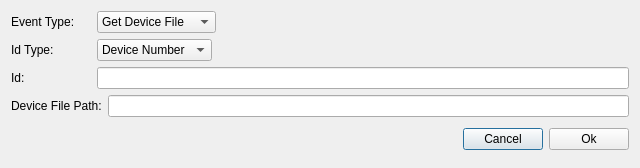
<?xml version="1.0" encoding="UTF-8"?>
<ui version="4.0">
 <class>CAddEventDlg</class>
 <widget class="QDialog" name="CAddEventDlg">
  <property name="geometry">
   <rect>
    <x>0</x>
    <y>0</y>
    <width>640</width>
    <height>168</height>
   </rect>
  </property>
  <property name="windowTitle">
   <string>Dialog</string>
  </property>
  <layout class="QGridLayout" name="gridLayout">
   <item row="3" column="0">
    <layout class="QHBoxLayout" name="horizontalLayout_4">
     <item>
      <widget class="QLabel" name="ParaNameLabel">
       <property name="minimumSize">
        <size>
         <width>80</width>
         <height>0</height>
        </size>
       </property>
       <property name="text">
        <string>Device File Path:</string>
       </property>
      </widget>
     </item>
     <item>
      <widget class="QLineEdit" name="ParaLineEdit"/>
     </item>
    </layout>
   </item>
   <item row="0" column="0">
    <layout class="QHBoxLayout" name="horizontalLayout">
     <item>
      <widget class="QLabel" name="label">
       <property name="minimumSize">
        <size>
         <width>80</width>
         <height>0</height>
        </size>
       </property>
       <property name="text">
        <string>Event Type:</string>
       </property>
      </widget>
     </item>
     <item>
      <widget class="QComboBox" name="EventTypeCombx">
       <item>
        <property name="text">
         <string>Get Device File</string>
        </property>
       </item>
       <item>
        <property name="text">
         <string>Upgrade Device</string>
        </property>
       </item>
      </widget>
     </item>
     <item>
      <spacer name="horizontalSpacer">
       <property name="orientation">
        <enum>Qt::Horizontal</enum>
       </property>
       <property name="sizeHint" stdset="0">
        <size>
         <width>40</width>
         <height>20</height>
        </size>
       </property>
      </spacer>
     </item>
    </layout>
   </item>
   <item row="1" column="0">
    <layout class="QHBoxLayout" name="horizontalLayout_2">
     <item>
      <widget class="QLabel" name="label_2">
       <property name="minimumSize">
        <size>
         <width>80</width>
         <height>0</height>
        </size>
       </property>
       <property name="text">
        <string>Id Type:</string>
       </property>
      </widget>
     </item>
     <item>
      <widget class="QComboBox" name="IdTypeCombx">
       <item>
        <property name="text">
         <string>Device Number</string>
        </property>
       </item>
       <item>
        <property name="text">
         <string>Video Id</string>
        </property>
       </item>
       <item>
        <property name="text">
         <string>Phone Number</string>
        </property>
       </item>
       <item>
        <property name="text">
         <string>License Plate</string>
        </property>
       </item>
      </widget>
     </item>
     <item>
      <spacer name="horizontalSpacer_2">
       <property name="orientation">
        <enum>Qt::Horizontal</enum>
       </property>
       <property name="sizeHint" stdset="0">
        <size>
         <width>40</width>
         <height>20</height>
        </size>
       </property>
      </spacer>
     </item>
    </layout>
   </item>
   <item row="4" column="0">
    <layout class="QHBoxLayout" name="horizontalLayout_5">
     <property name="topMargin">
      <number>5</number>
     </property>
     <property name="bottomMargin">
      <number>5</number>
     </property>
     <item>
      <spacer name="horizontalSpacer_3">
       <property name="orientation">
        <enum>Qt::Horizontal</enum>
       </property>
       <property name="sizeHint" stdset="0">
        <size>
         <width>40</width>
         <height>20</height>
        </size>
       </property>
      </spacer>
     </item>
     <item>
      <widget class="QPushButton" name="CancelBtn">
       <property name="text">
        <string>Cancel</string>
       </property>
      </widget>
     </item>
     <item>
      <widget class="QPushButton" name="OkBtn">
       <property name="text">
        <string>Ok</string>
       </property>
      </widget>
     </item>
    </layout>
   </item>
   <item row="2" column="0">
    <layout class="QHBoxLayout" name="horizontalLayout_3">
     <item>
      <widget class="QLabel" name="label_3">
       <property name="minimumSize">
        <size>
         <width>80</width>
         <height>0</height>
        </size>
       </property>
       <property name="text">
        <string>Id:</string>
       </property>
      </widget>
     </item>
     <item>
      <widget class="QLineEdit" name="IdLineEdit"/>
     </item>
    </layout>
   </item>
  </layout>
 </widget>
 <resources/>
 <connections/>
</ui>
